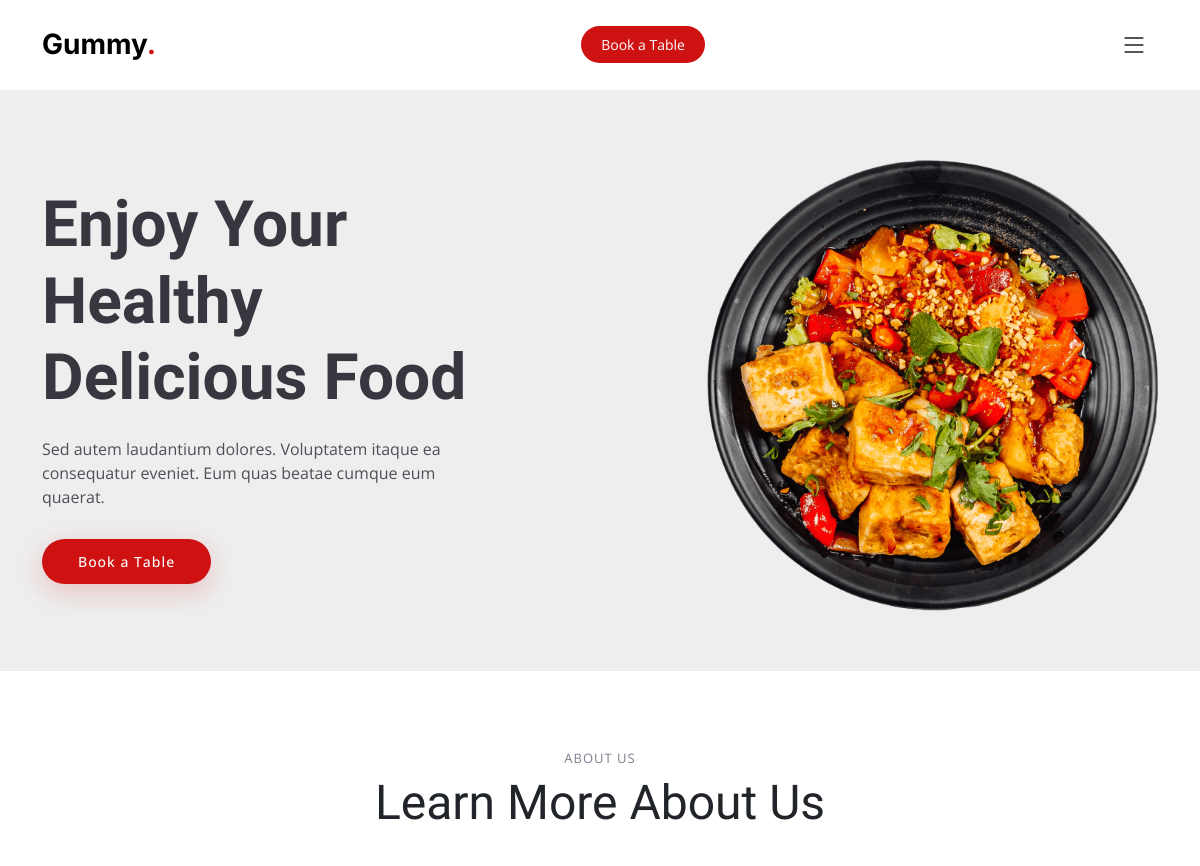
The app's page / (upper part), older data.
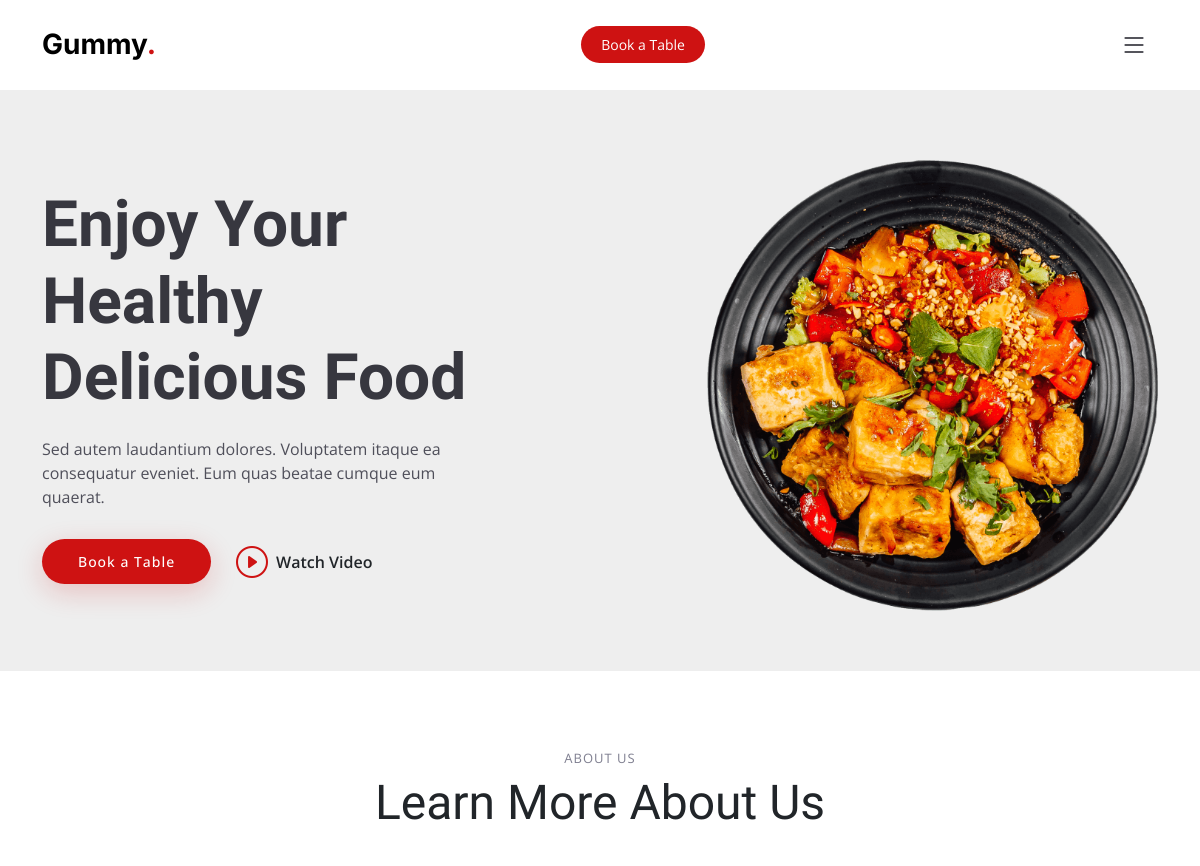
The same page, newer data.
### section_content/models.py (models this page shows, shortened)
class CompanyInformation(models.Model):
    company_name = models.CharField(max_length=100)
    logo_text = models.CharField(max_length=30)
    logo_image = models.ImageField(upload_to="static/img/logo/",blank=True,max_length=191)
    address = models.CharField(max_length=250,blank=True)
    email = models.EmailField(max_length=100)
    contact_number = models.CharField(max_length=20)
    working_hours = models.CharField(max_length=100,blank=True)
    closing_date = models.CharField(max_length=100,blank=True)

class Slider(models.Model):
    slider_image = models.ImageField(upload_to="static/img/section_image/",blank=True,max_length=191)
    slider_title = models.CharField(max_length=100,blank=True)
    slider_description = models.TextField(blank=True)
    video_link = models.TextField(blank=True)
    video_active =models.BooleanField(default=False)
    section = models.OneToOneField(Section, on_delete=models.CASCADE)
    @property
    def tab_id(self):
        return self.section.site_menu.tab_id
    class Meta:
        verbose_name = "Slider"
        verbose_name_plural = "Slider"

class About(models.Model):
    image = models.ImageField(upload_to="static/img/section_image/",blank=True,max_length=191)
    video_link = models.TextField(blank=True)
    video_active =models.BooleanField(default=True)
    about_description = models.TextField(blank=True)
    about_description_end = models.TextField(blank=True)
    section = models.OneToOneField(Section, on_delete=models.CASCADE)
    @property
    def tab_id(self):
        return self.section.site_menu.tab_id
    class Meta:
        verbose_name = "About"
        verbose_name_plural = "About"

### app_content/models.py (models this page shows, shortened)
class Section(models.Model):
    section_name = models.CharField(max_length=100)
    section_title = models.CharField(max_length=100,blank=True)
    section_background_photo = models.ImageField(upload_to="static/img/section_background/",blank=True,max_length=191)
    bg_color = models.CharField(max_length=20,blank=True)
    notes = models.TextField(blank=True)
    site_menu = models.OneToOneField(SiteMenu, on_delete=models.CASCADE, null = True , blank=True)

### yummy/views.py (the view)
# urls.py: path('', views.index, name='home'), # home page url
def index(request):
    context = {
        'site_menu': SiteMenu.objects.all(),
        'section': Section.objects.all(),
        'slider': Slider.objects.get(section__site_menu__tab_id='hero'),
        'about': About.objects.get(section__site_menu__tab_id='about'),
        'about_list': AboutList.objects.all(),
        'why_us': WhyUs.objects.all(),
        'statistics': Statistics.objects.all(),
        'menu' : {
            'section' : Section.objects.get(site_menu__tab_id='menu'),
            'tab_id' : 'menu',
            'menu_category': MenuCategory.objects.filter(section__site_menu__tab_id='menu'),
            },
        'menu_item': MenuItem.objects.all(),
        'menu_ingredient': MenuIngredient.objects.all(),
        'testimonials': Testimonials.objects.all(),
        'events': Events.objects.all(),
        'chef': Chef.objects.all(),
        'booking_form_section': BookingFormSection.objects.all(),
        'gallery': Gallery.objects.all(),
        'contact_us_page_content': ContactUsPageContent.objects.all(),
        'company_information': CompanyInformation.objects.get(pk=1),
    }
    return render(request,'layouts/_base.html',context)

### section_content/models.py (called while the page is built)
    def __str__(self):
        return self.list_text

### templates/layouts/_base.html (shortened to what this page needs)
<!DOCTYPE html>
{% load static %}
<html lang="en">
  <head>
    <link
      href=" {% static 'assets/vendor/bootstrap/css/bootstrap.min.css' %} "
      rel="stylesheet"
    />
    <link
      href="{% static 'assets/vendor/bootstrap-icons/bootstrap-icons.css' %} "
      rel="stylesheet"
    />
    <link href="{% static 'assets/vendor/aos/aos.css' %}" rel="stylesheet" />
    <link
      href="{% static 'assets/vendor/glightbox/css/glightbox.min.css' %}"
      rel="stylesheet"
    />
    <link href="{% static 'assets/vendor/swiper/swiper-bundle.min.css' %}" rel="stylesheet" />
    <link href="{% static 'assets/css/main.css' %}" rel="stylesheet" />
  </head>
  <body>
    <header id="header" class="header fixed-top d-flex align-items-center">
      {% block header %}
      <div class="container d-flex align-items-center justify-content-between">
        <a
          href="{% url 'home' %}"
          class="logo d-flex align-items-center me-auto me-lg-0"
        >
          <h1>{{company_information.logo_text}}<span>.</span></h1>
        </a>
        <a class="btn-book-a-table" href="#book-a-table">Book a Table</a>
        <i class="mobile-nav-toggle mobile-nav-show bi bi-list"></i>
      </div>
      {% endblock header %}
    </header>
    <section id="{{slider.tab_id}}" class="hero d-flex align-items-center section-bg">
        {% block hero %}
            <div class="container">
            <div class="row justify-content-between gy-5">
              <div
                class="col-lg-5 order-2 order-lg-1 d-flex flex-column justify-content-center align-items-center align-items-lg-start text-center text-lg-start"
              >
                <h2 data-aos="fade-up">{{slider.slider_title}}</h2>
                <p data-aos="fade-up" data-aos-delay="100">
                  {{slider.slider_description}}
                </p>
                <div class="d-flex" data-aos="fade-up" data-aos-delay="200">
                  <a href="#book-a-table" class="btn-book-a-table">Book a Table</a>
                  {% if slider.video_active %}
                  <a
                    href="{{slider.video_link}}"
                    class="glightbox btn-watch-video d-flex align-items-center"
                    ><i class="bi bi-play-circle"></i><span>Watch Video</span></a
                  >
                  {% endif %}
                </div>
              </div>
              <div class="col-lg-5 order-1 order-lg-2 text-center text-lg-start">
                <img
                  src=" {{slider.slider_image}} "
                  class="img-fluid"
                  alt=""
                  data-aos="zoom-out"
                  data-aos-delay="300"
                />
              </div>
            </div>
          </div>
        {% endblock hero %}
    </section>
    <main id="main">
        {% block content %}
      <section id="{{about.tab_id}}" class="about">
        <div class="container" data-aos="fade-up">
          <div class="section-header">
            <h2>{{about.section.section_name}}</h2>
            <p>{{about.section.section_title}}</p>
          </div>
          <div class="row gy-4">
          </div>
        </div>
      </section>
    {% endblock content %}
    </main>
  </body>
</html>

### static/assets/css/main.css (style rules this page uses)
:root { --font-default: "Open Sans", system-ui, -apple-system, "Segoe UI", Roboto, "Helvetica Neue", Arial, "Noto Sans", "Liberation Sans", sans-serif, "Apple Color Emoji", "Segoe UI Emoji", "Segoe UI Symbol", "Noto Color Emoji"; --font-primary: "Amatic SC", sans-serif; --font-secondary: "Inter", sans-serif; }
:root { --color-default: #212529; --color-primary: #ce1212; --color-secondary: #37373f; }
:root { scroll-behavior: smooth; }
body { font-family: var(--font-default); color: var(--color-default); }
a { color: var(--color-primary); text-decoration: none; }
h1, h2, h3, h4, h5, h6 { font-family: var(--font-secondary); }
section { overflow: hidden; padding: 80px 0; }
.section-bg { background-color: #eee; }
.section-header { text-align: center; padding-bottom: 30px; }
.section-header h2 { font-size: 13px; letter-spacing: 1px; font-weight: 400; margin: 0; padding: 0; color: #7f7f90; text-transform: uppercase; font-family: var(--font-default); }
.section-header p { margin: 0; font-size: 48px; font-weight: 400; font-family: var(--font-primary); }
.header { background: #fff; transition: all 0.5s; z-index: 997; height: 90px; border-bottom: 1px solid #fff; }
.header .logo h1 { font-size: 28px; font-weight: 700; color: #000; margin: 0; font-family: var(--font-secondary); }
.header .logo h1 span { color: var(--color-primary); }
.header .btn-book-a-table, .header .btn-book-a-table:focus { font-size: 14px; color: #fff; background: var(--color-primary); padding: 8px 20px; margin-left: 30px; border-radius: 50px; transition: 0.3s; }
section { scroll-margin-top: 90px; }
@media (max-width: 1279px) { .mobile-nav-show { color: var(--color-secondary); font-size: 28px; cursor: pointer; line-height: 0; transition: 0.5s; z-index: 9999; margin: 0 10px 0 20px; } }
.hero { width: 100%; background-size: cover; position: relative; min-height: 60vh; padding: 160px 0 60px 0; }
.hero h2 { font-size: 64px; font-weight: 700; margin-bottom: 20px; color: var(--color-secondary); font-family: var(--font-primary); }
.hero p { color: #4f4f5a; font-weight: 400; margin-bottom: 30px; }
.hero .btn-book-a-table { font-weight: 500; font-size: 14px; letter-spacing: 1px; display: inline-block; padding: 12px 36px; border-radius: 50px; transition: 0.5s; color: #fff; background: var(--color-primary); box-shadow: 0 8px 28px rgba(206, 18, 18, 0.2); }
.hero .btn-watch-video { font-size: 16px; transition: 0.5s; margin-left: 25px; color: var(--font-secondary); font-weight: 600; }
.hero .btn-watch-video i { color: var(--color-primary); font-size: 32px; transition: 0.3s; line-height: 0; margin-right: 8px; }

Row changes from the older to the newer data that the page shows:
changed Slider "Enjoy Your Healthy Delicious Food": video_active False → True (drawn)
Text that changed along with them:
text now shown: "Watch Video"
